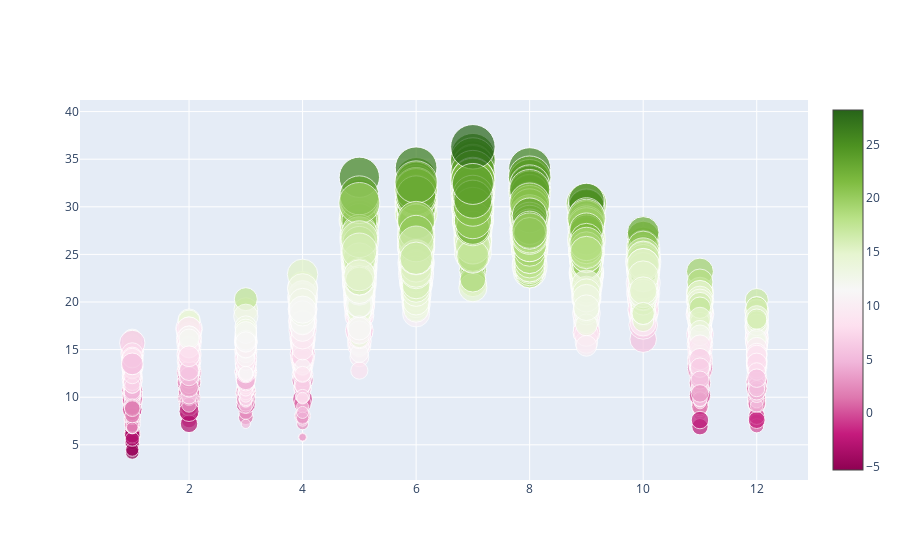

Notebook code for this chart:
### Markdown cell above
## GRÁFICOS
Estos gráficos pueden ayudarnos a realizar el análisis posteriormente.

### Code cell
#plotly bubble charts

data = [
    {
        'y': temp['tmed'],
        'x': temp['mes'],
        'mode': 'markers',
        'marker': {
            'color': temp["tmin"],
            'size': temp["tmax"],
            'showscale': True
        },
        'text': temp['provincia']
    }
]

iplot(data)

### Figure 1 — Plotly figure (JSON) as saved in the notebook; plotly's stock layout.template omitted (floating-point values rounded to 4 significant figures; data arrays with more than 128 entries replaced by an {"elided": "..."} marker saying what was removed)
{"data": [{"marker": {"color": {"elided": "2876 float values"}, "showscale": true, "size": {"elided": "2876 float values"}}, "mode": "markers", "text": {"elided": "2876 str values"}, "type": "scatter", "x": {"elided": "2876 int values"}, "y": {"elided": "2876 float values"}}], "layout": {}}
